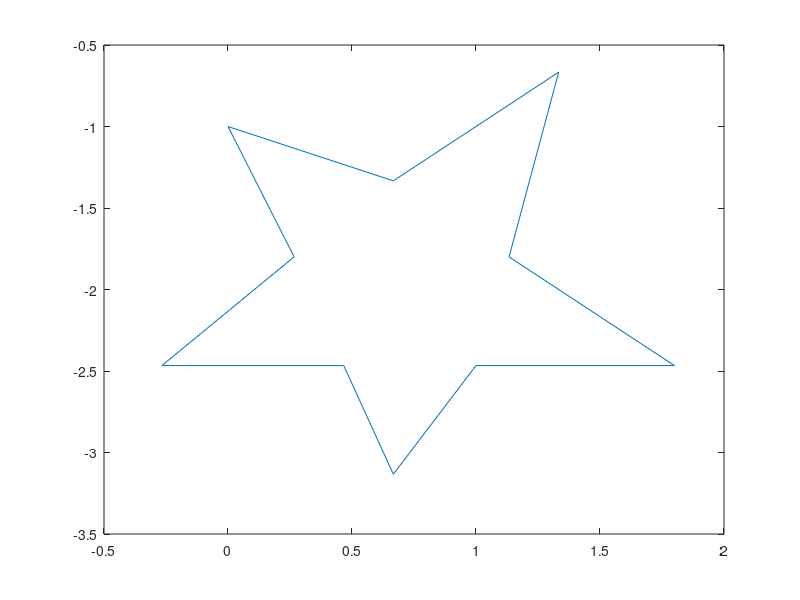

Here is the MATLAB script that generated this plot: (Note: this script raises an error after producing the figure.)
%5 point star

point1 = [0 0 -1];
point2 = [0 1 -2]/1.5; 
point3 = [0 2 -1]/1.5;
point4 = [0 1.7 -2.7]/1.5;
point5 = [0 2.7 -3.7]/1.5;
point6 = [0 1.5 -3.7]/1.5;
point7 = [0 1 -4.7]/1.5;
point8 = [0 .7 -3.7]/1.5;
point9 = [0 -.4, -3.7]/1.5;
point10 = [0 .4, -2.7]/1.5;
point11 = [0 0, -1];

points = [point1; point2; point3; point4; point5; point6; point7; point8; point9; point10; point11];

plot(points(:,2), points(:,3));


%side 1
[total_time, a0, a1, a2, a3, a4, a5] = line_ab_real(point1.', point2.');

fileID = fopen('startraj.txt', 'w');
fprintf(fileID, '%0.9f ',  total_time);
fprintf(fileID,'%0.9f ',a0, a1, a2, a3, a4, a5);
fclose(fileID);

%side 2
[total_time, a0, a1, a2, a3, a4, a5] = line_ab_real(point2.', point3.');

fileID = fopen('startraj.txt', 'a+');
fprintf(fileID, '\n%0.9f ',  total_time);
fprintf(fileID,'%0.9f ',a0, a1, a2, a3, a4, a5);
fclose(fileID);


%side 3
[total_time, a0, a1, a2, a3, a4, a5] = line_ab_real(point3.', point4.');

fileID = fopen('startraj.txt', 'a+');
fprintf(fileID, '\n%0.9f ',  total_time);
fprintf(fileID,'%0.9f ',a0, a1, a2, a3, a4, a5);
fclose(fileID);

%side 4
[total_time, a0, a1, a2, a3, a4, a5] = line_ab_real(point4.', point5.');

fileID = fopen('startraj.txt', 'a+');
fprintf(fileID, '\n%0.9f ',  total_time);
fprintf(fileID,'%0.9f ',a0, a1, a2, a3, a4, a5);
fclose(fileID);

%side 5
[total_time, a0, a1, a2, a3, a4, a5] = line_ab_real(point5.', point6.');

fileID = fopen('startraj.txt', 'a+');
fprintf(fileID, '\n%0.9f ',  total_time);
fprintf(fileID,'%0.9f ',a0, a1, a2, a3, a4, a5);
fclose(fileID);

%side 6
[total_time, a0, a1, a2, a3, a4, a5] = line_ab_real(point6.', point7.');

fileID = fopen('startraj.txt', 'a+');
fprintf(fileID, '\n%0.9f ',  total_time);
fprintf(fileID,'%0.9f ',a0, a1, a2, a3, a4, a5);
fclose(fileID);

%side 7
[total_time, a0, a1, a2, a3, a4, a5] = line_ab_real(point7.', point8.');

fileID = fopen('startraj.txt', 'a+');
fprintf(fileID, '\n%0.9f ',  total_time);
fprintf(fileID,'%0.9f ',a0, a1, a2, a3, a4, a5);
fclose(fileID);

%side 8
[total_time, a0, a1, a2, a3, a4, a5] = line_ab_real(point8.', point9.');

fileID = fopen('startraj.txt', 'a+');
fprintf(fileID, '\n%0.9f ',  total_time);
fprintf(fileID,'%0.9f ',a0, a1, a2, a3, a4, a5);
fclose(fileID);

%side 9
[total_time, a0, a1, a2, a3, a4, a5] = line_ab_real(point9.', point10.');

fileID = fopen('startraj.txt', 'a+');
fprintf(fileID, '\n%0.9f ',  total_time);
fprintf(fileID,'%0.9f ',a0, a1, a2, a3, a4, a5);
fclose(fileID);

%side 10
[total_time, a0, a1, a2, a3, a4, a5] = line_ab_real(point10.', point11.');

fileID = fopen('startraj.txt', 'a+');
fprintf(fileID, '\n%0.9f ',  total_time);
fprintf(fileID,'%0.9f ',a0, a1, a2, a3, a4, a5);
fclose(fileID);
